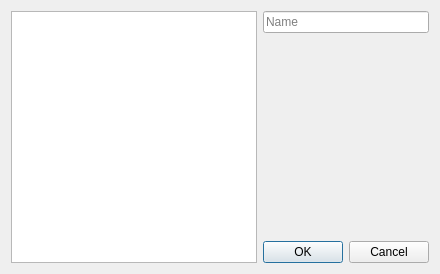
<?xml version="1.0" encoding="UTF-8"?>
<ui version="4.0">
 <class>CrossConfigDialog</class>
 <widget class="QDialog" name="CrossConfigDialog">
  <property name="geometry">
   <rect>
    <x>0</x>
    <y>0</y>
    <width>440</width>
    <height>274</height>
   </rect>
  </property>
  <property name="windowTitle">
   <string>Dialog</string>
  </property>
  <layout class="QGridLayout" name="gridLayout">
   <item row="0" column="0" rowspan="3">
    <widget class="QListView" name="listView"/>
   </item>
   <item row="0" column="2">
    <widget class="QLineEdit" name="lineEditName">
     <property name="placeholderText">
      <string>Name</string>
     </property>
    </widget>
   </item>
   <item row="2" column="2">
    <widget class="QDialogButtonBox" name="buttonBox">
     <property name="orientation">
      <enum>Qt::Horizontal</enum>
     </property>
     <property name="standardButtons">
      <set>QDialogButtonBox::Cancel|QDialogButtonBox::Ok</set>
     </property>
    </widget>
   </item>
  </layout>
 </widget>
 <resources/>
 <connections>
  <connection>
   <sender>buttonBox</sender>
   <signal>accepted()</signal>
   <receiver>CrossConfigDialog</receiver>
   <slot>accept()</slot>
   <hints>
    <hint type="sourcelabel">
     <x>248</x>
     <y>254</y>
    </hint>
    <hint type="destinationlabel">
     <x>157</x>
     <y>274</y>
    </hint>
   </hints>
  </connection>
  <connection>
   <sender>buttonBox</sender>
   <signal>rejected()</signal>
   <receiver>CrossConfigDialog</receiver>
   <slot>reject()</slot>
   <hints>
    <hint type="sourcelabel">
     <x>316</x>
     <y>260</y>
    </hint>
    <hint type="destinationlabel">
     <x>286</x>
     <y>274</y>
    </hint>
   </hints>
  </connection>
 </connections>
</ui>
